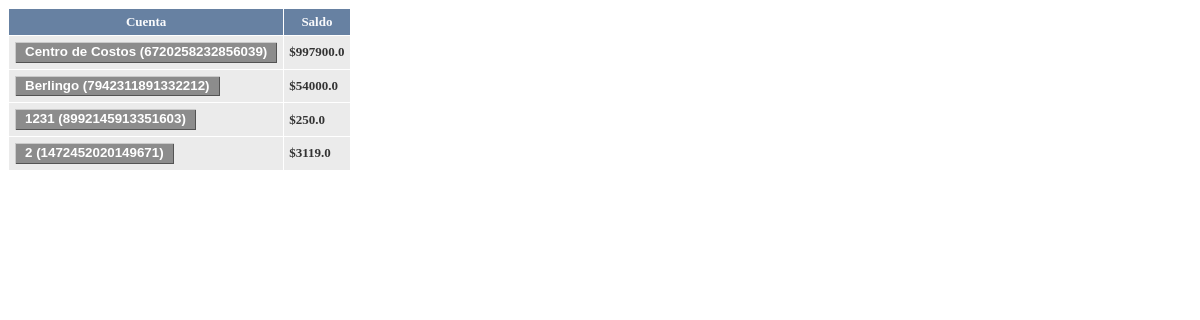
Page /costcenter/get_user_cards_destiny/ (signed in) on the earlier database version.
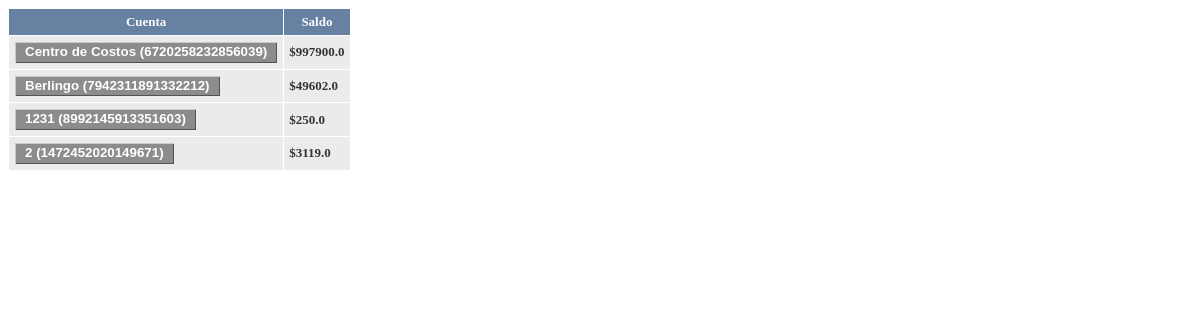
Same page on the later database version.
### costcenter/models.py (models this page shows, shortened)
class Cards(models.Model):
    user = models.ForeignKey(User, on_delete=models.CASCADE)
    is_costcenter = models.BooleanField(default=False)
    card_name = models.CharField(max_length=20)
    card_number = models.IntegerField(validators=[
                                                MinValueValidator(1000000000000000),
                                                MaxValueValidator(9999999999999999)
    ], unique=True)
    money = models.FloatField(default=0.0)
    def __str__(self):
        return self.card_name
    class Meta:
        verbose_name = "Card"
        verbose_name_plural = "Cards"

### costcenter/views.py (the view)
# urls.py: path('get_user_cards_destiny/', get_user_cards_destiny, name='get_user_cards_destiny'),
def get_user_cards_destiny(request):
    if request.user.is_authenticated:
        cards = Cards.objects.filter(user=request.user)
        input_field_id_destino = request.GET.get('input_field_id_destino')
        context = {'cards': cards, 'input_field_id_destino': input_field_id_destino}
        print(f"get user cards{context}")
        return render(request, 'costcenter/card_selection_destiny.html', context)
    else:
        return JsonResponse({'error': 'No autorizado'}, status=401)

### templates/costcenter/card_selection_destiny.html (shortened to what this page needs)
<table border="1" cellspacing="0" cellpadding="5" class="white-bordered-table" style="color: #f9fafc; background-color: #6781a2; font-family: Verdana; font-weight: bold; font-size: small;">
    <tr>
        <th>Cuenta</th>
        <th>Saldo</th>
    </tr>
    {% for card in cards %}
    <tr style="background-color: #ebebeb;">
        <td>
            <button type="button" onclick="seleccionarCuenta('{{ card.card_number }}', 'destino')"
                style="background-color: #8c8c8c; color: white; font-weight: bold; border: 1px solid #ebebeb; padding: 5px 10px; cursor: pointer;
                       box-shadow: inset 1px 1px 0px #cacaca, inset -1px -1px 0px #535353; line-height: 0.8;">
                {{ card.card_name }} ({{ card.card_number }})
            </button>
        </td>
        <td style="color: #333333;">
            ${{ card.money }}
        </td>
    </tr>
    {% endfor %}
</table>

Differences in the rows shown:
changed Cards "Berlingo": money "54000.0" → "49602.0"
